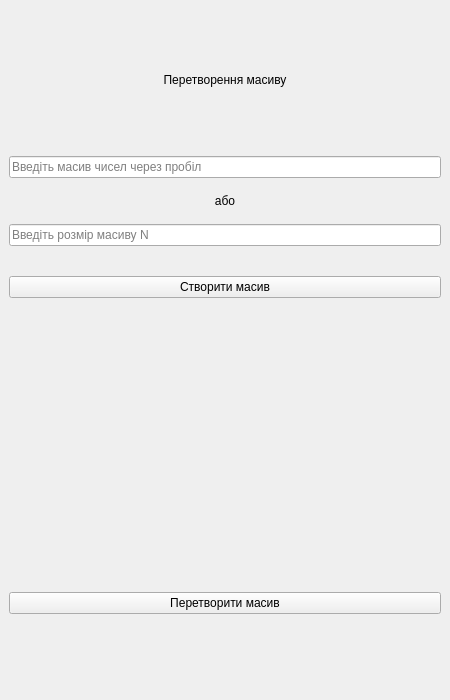
<?xml version="1.0" encoding="UTF-8"?>
<ui version="4.0">
 <class>MainWindow</class>
 <widget class="QMainWindow" name="MainWindow">
  <property name="geometry">
   <rect>
    <x>0</x>
    <y>0</y>
    <width>450</width>
    <height>700</height>
   </rect>
  </property>
  <property name="windowTitle">
   <string>MainWindow</string>
  </property>
  <widget class="QWidget" name="centralwidget">
   <layout class="QVBoxLayout" name="verticalLayout_3" stretch="2,2,4,2,1">
    <item>
     <widget class="QLabel" name="title">
      <property name="text">
       <string>Перетворення масиву</string>
      </property>
      <property name="alignment">
       <set>Qt::AlignmentFlag::AlignCenter</set>
      </property>
     </widget>
    </item>
    <item>
     <layout class="QVBoxLayout" name="verticalLayout_2">
      <property name="spacing">
       <number>30</number>
      </property>
      <item>
       <layout class="QVBoxLayout" name="verticalLayout">
        <property name="spacing">
         <number>13</number>
        </property>
        <item>
         <widget class="QLineEdit" name="input_array">
          <property name="styleSheet">
           <string notr="true"/>
          </property>
          <property name="text">
           <string/>
          </property>
          <property name="readOnly">
           <bool>false</bool>
          </property>
          <property name="placeholderText">
           <string>Введіть масив чисел через пробіл</string>
          </property>
          <property name="clearButtonEnabled">
           <bool>true</bool>
          </property>
         </widget>
        </item>
        <item>
         <widget class="QLabel" name="label_or">
          <property name="maximumSize">
           <size>
            <width>16777215</width>
            <height>20</height>
           </size>
          </property>
          <property name="text">
           <string>або</string>
          </property>
          <property name="alignment">
           <set>Qt::AlignmentFlag::AlignCenter</set>
          </property>
         </widget>
        </item>
        <item>
         <widget class="QLineEdit" name="input_size">
          <property name="styleSheet">
           <string notr="true"/>
          </property>
          <property name="text">
           <string/>
          </property>
          <property name="placeholderText">
           <string>Введіть розмір масиву N</string>
          </property>
          <property name="clearButtonEnabled">
           <bool>true</bool>
          </property>
         </widget>
        </item>
       </layout>
      </item>
      <item>
       <widget class="QPushButton" name="pushButton_create_array">
        <property name="cursor">
         <cursorShape>PointingHandCursor</cursorShape>
        </property>
        <property name="styleSheet">
         <string notr="true"/>
        </property>
        <property name="text">
         <string>Створити масив</string>
        </property>
       </widget>
      </item>
     </layout>
    </item>
    <item>
     <widget class="QLabel" name="label_result_array">
      <property name="text">
       <string/>
      </property>
      <property name="alignment">
       <set>Qt::AlignmentFlag::AlignCenter</set>
      </property>
     </widget>
    </item>
    <item>
     <widget class="QPushButton" name="pushButton_transform_array">
      <property name="cursor">
       <cursorShape>PointingHandCursor</cursorShape>
      </property>
      <property name="styleSheet">
       <string notr="true"/>
      </property>
      <property name="text">
       <string>Перетворити масив</string>
      </property>
     </widget>
    </item>
    <item>
     <widget class="QLabel" name="label_status">
      <property name="text">
       <string/>
      </property>
      <property name="alignment">
       <set>Qt::AlignmentFlag::AlignLeading|Qt::AlignmentFlag::AlignLeft|Qt::AlignmentFlag::AlignVCenter</set>
      </property>
     </widget>
    </item>
   </layout>
  </widget>
 </widget>
 <resources/>
 <connections/>
</ui>
